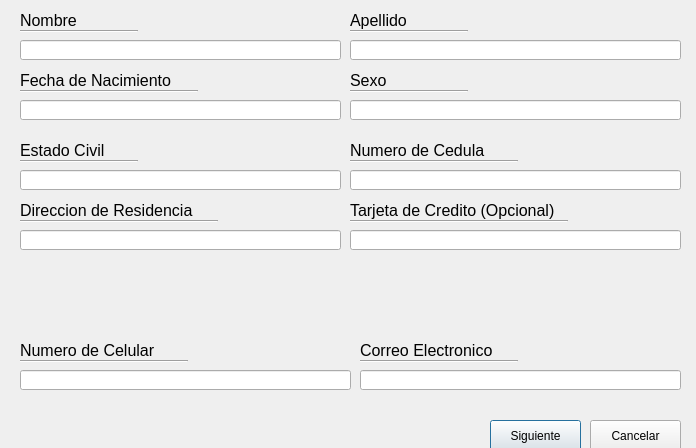
<?xml version="1.0" encoding="UTF-8"?>
<ui version="4.0">
 <class>registrarse</class>
 <widget class="QDialog" name="registrarse">
  <property name="geometry">
   <rect>
    <x>0</x>
    <y>0</y>
    <width>696</width>
    <height>448</height>
   </rect>
  </property>
  <property name="windowTitle">
   <string>Registrarse</string>
  </property>
  <property name="windowIcon">
   <iconset>
    <normaloff>../Iconos/Registrarse.png</normaloff>../Iconos/Registrarse.png</iconset>
  </property>
  <widget class="QLineEdit" name="lineEdit_1Nombre">
   <property name="geometry">
    <rect>
     <x>20</x>
     <y>40</y>
     <width>321</width>
     <height>20</height>
    </rect>
   </property>
  </widget>
  <widget class="Line" name="line_2">
   <property name="geometry">
    <rect>
     <x>350</x>
     <y>30</y>
     <width>118</width>
     <height>3</height>
    </rect>
   </property>
   <property name="orientation">
    <enum>Qt::Horizontal</enum>
   </property>
  </widget>
  <widget class="QLineEdit" name="lineEdit_9NumeroDeCelular">
   <property name="geometry">
    <rect>
     <x>20</x>
     <y>370</y>
     <width>331</width>
     <height>20</height>
    </rect>
   </property>
  </widget>
  <widget class="QLabel" name="label_6NumeroDeCedula">
   <property name="geometry">
    <rect>
     <x>350</x>
     <y>140</y>
     <width>151</width>
     <height>21</height>
    </rect>
   </property>
   <property name="font">
    <font>
     <pointsize>12</pointsize>
    </font>
   </property>
   <property name="text">
    <string>Numero de Cedula</string>
   </property>
  </widget>
  <widget class="Line" name="line_12">
   <property name="geometry">
    <rect>
     <x>450</x>
     <y>220</y>
     <width>118</width>
     <height>3</height>
    </rect>
   </property>
   <property name="orientation">
    <enum>Qt::Horizontal</enum>
   </property>
  </widget>
  <widget class="Line" name="line_15">
   <property name="geometry">
    <rect>
     <x>20</x>
     <y>360</y>
     <width>118</width>
     <height>3</height>
    </rect>
   </property>
   <property name="orientation">
    <enum>Qt::Horizontal</enum>
   </property>
  </widget>
  <widget class="Line" name="line_18">
   <property name="geometry">
    <rect>
     <x>400</x>
     <y>360</y>
     <width>118</width>
     <height>3</height>
    </rect>
   </property>
   <property name="orientation">
    <enum>Qt::Horizontal</enum>
   </property>
  </widget>
  <widget class="QLabel" name="label_7DireccionDeResidencia">
   <property name="geometry">
    <rect>
     <x>20</x>
     <y>200</y>
     <width>181</width>
     <height>21</height>
    </rect>
   </property>
   <property name="font">
    <font>
     <pointsize>12</pointsize>
    </font>
   </property>
   <property name="text">
    <string>Direccion de Residencia</string>
   </property>
  </widget>
  <widget class="Line" name="line_17">
   <property name="geometry">
    <rect>
     <x>360</x>
     <y>360</y>
     <width>118</width>
     <height>3</height>
    </rect>
   </property>
   <property name="orientation">
    <enum>Qt::Horizontal</enum>
   </property>
  </widget>
  <widget class="Line" name="line">
   <property name="geometry">
    <rect>
     <x>20</x>
     <y>30</y>
     <width>118</width>
     <height>3</height>
    </rect>
   </property>
   <property name="orientation">
    <enum>Qt::Horizontal</enum>
   </property>
  </widget>
  <widget class="QLabel" name="label_2Apellido">
   <property name="geometry">
    <rect>
     <x>350</x>
     <y>10</y>
     <width>61</width>
     <height>21</height>
    </rect>
   </property>
   <property name="font">
    <font>
     <pointsize>12</pointsize>
    </font>
   </property>
   <property name="text">
    <string>Apellido</string>
   </property>
  </widget>
  <widget class="QLabel" name="label_9NumeroDeCelular">
   <property name="geometry">
    <rect>
     <x>20</x>
     <y>340</y>
     <width>231</width>
     <height>21</height>
    </rect>
   </property>
   <property name="font">
    <font>
     <pointsize>12</pointsize>
    </font>
   </property>
   <property name="text">
    <string>Numero de Celular</string>
   </property>
  </widget>
  <widget class="QLabel" name="label_3FechaDeNacimiento">
   <property name="geometry">
    <rect>
     <x>20</x>
     <y>70</y>
     <width>151</width>
     <height>21</height>
    </rect>
   </property>
   <property name="font">
    <font>
     <pointsize>12</pointsize>
    </font>
   </property>
   <property name="text">
    <string>Fecha de Nacimiento</string>
   </property>
  </widget>
  <widget class="QLabel" name="label_1Nombre">
   <property name="geometry">
    <rect>
     <x>20</x>
     <y>10</y>
     <width>61</width>
     <height>21</height>
    </rect>
   </property>
   <property name="font">
    <font>
     <pointsize>12</pointsize>
    </font>
   </property>
   <property name="text">
    <string>Nombre</string>
   </property>
  </widget>
  <widget class="Line" name="line_6">
   <property name="geometry">
    <rect>
     <x>20</x>
     <y>160</y>
     <width>118</width>
     <height>3</height>
    </rect>
   </property>
   <property name="orientation">
    <enum>Qt::Horizontal</enum>
   </property>
  </widget>
  <widget class="QLineEdit" name="lineEdit_5EstadoCivil">
   <property name="geometry">
    <rect>
     <x>20</x>
     <y>170</y>
     <width>321</width>
     <height>20</height>
    </rect>
   </property>
  </widget>
  <widget class="QPushButton" name="pushButton_1Siguiente">
   <property name="geometry">
    <rect>
     <x>490</x>
     <y>420</y>
     <width>91</width>
     <height>31</height>
    </rect>
   </property>
   <property name="cursor">
    <cursorShape>PointingHandCursor</cursorShape>
   </property>
   <property name="text">
    <string>Siguiente</string>
   </property>
  </widget>
  <widget class="QLabel" name="label_4Sexo">
   <property name="geometry">
    <rect>
     <x>350</x>
     <y>70</y>
     <width>151</width>
     <height>21</height>
    </rect>
   </property>
   <property name="font">
    <font>
     <pointsize>12</pointsize>
    </font>
   </property>
   <property name="text">
    <string>Sexo</string>
   </property>
  </widget>
  <widget class="QLineEdit" name="lineEdit_10CorreoElectronico">
   <property name="geometry">
    <rect>
     <x>360</x>
     <y>370</y>
     <width>321</width>
     <height>20</height>
    </rect>
   </property>
  </widget>
  <widget class="QLineEdit" name="lineEdit_7DirecciondeResidencia">
   <property name="geometry">
    <rect>
     <x>20</x>
     <y>230</y>
     <width>321</width>
     <height>20</height>
    </rect>
   </property>
  </widget>
  <widget class="Line" name="line_11">
   <property name="geometry">
    <rect>
     <x>350</x>
     <y>220</y>
     <width>118</width>
     <height>3</height>
    </rect>
   </property>
   <property name="orientation">
    <enum>Qt::Horizontal</enum>
   </property>
  </widget>
  <widget class="QLineEdit" name="lineEdit_2Apellido">
   <property name="geometry">
    <rect>
     <x>350</x>
     <y>40</y>
     <width>331</width>
     <height>20</height>
    </rect>
   </property>
  </widget>
  <widget class="Line" name="line_7">
   <property name="geometry">
    <rect>
     <x>350</x>
     <y>160</y>
     <width>118</width>
     <height>3</height>
    </rect>
   </property>
   <property name="orientation">
    <enum>Qt::Horizontal</enum>
   </property>
  </widget>
  <widget class="QLineEdit" name="lineEdit_6NumeroDeCedula">
   <property name="geometry">
    <rect>
     <x>350</x>
     <y>170</y>
     <width>331</width>
     <height>20</height>
    </rect>
   </property>
  </widget>
  <widget class="QLineEdit" name="lineEdit_4Sexo">
   <property name="geometry">
    <rect>
     <x>350</x>
     <y>100</y>
     <width>331</width>
     <height>20</height>
    </rect>
   </property>
  </widget>
  <widget class="QLineEdit" name="lineEdit_8TarjetaDeCredito">
   <property name="geometry">
    <rect>
     <x>350</x>
     <y>230</y>
     <width>331</width>
     <height>20</height>
    </rect>
   </property>
  </widget>
  <widget class="Line" name="line_16">
   <property name="geometry">
    <rect>
     <x>70</x>
     <y>360</y>
     <width>118</width>
     <height>3</height>
    </rect>
   </property>
   <property name="orientation">
    <enum>Qt::Horizontal</enum>
   </property>
  </widget>
  <widget class="Line" name="line_10">
   <property name="geometry">
    <rect>
     <x>100</x>
     <y>220</y>
     <width>118</width>
     <height>3</height>
    </rect>
   </property>
   <property name="orientation">
    <enum>Qt::Horizontal</enum>
   </property>
  </widget>
  <widget class="Line" name="line_3">
   <property name="geometry">
    <rect>
     <x>20</x>
     <y>90</y>
     <width>118</width>
     <height>3</height>
    </rect>
   </property>
   <property name="orientation">
    <enum>Qt::Horizontal</enum>
   </property>
  </widget>
  <widget class="Line" name="line_9">
   <property name="geometry">
    <rect>
     <x>20</x>
     <y>220</y>
     <width>118</width>
     <height>3</height>
    </rect>
   </property>
   <property name="orientation">
    <enum>Qt::Horizontal</enum>
   </property>
  </widget>
  <widget class="Line" name="line_8">
   <property name="geometry">
    <rect>
     <x>400</x>
     <y>160</y>
     <width>118</width>
     <height>3</height>
    </rect>
   </property>
   <property name="orientation">
    <enum>Qt::Horizontal</enum>
   </property>
  </widget>
  <widget class="QLabel" name="label_8TarjetaDeCredito">
   <property name="geometry">
    <rect>
     <x>350</x>
     <y>200</y>
     <width>231</width>
     <height>21</height>
    </rect>
   </property>
   <property name="font">
    <font>
     <pointsize>12</pointsize>
    </font>
   </property>
   <property name="text">
    <string>Tarjeta de Credito (Opcional)</string>
   </property>
  </widget>
  <widget class="QPushButton" name="pushButton_2Cancelar">
   <property name="geometry">
    <rect>
     <x>590</x>
     <y>420</y>
     <width>91</width>
     <height>31</height>
    </rect>
   </property>
   <property name="cursor">
    <cursorShape>PointingHandCursor</cursorShape>
   </property>
   <property name="text">
    <string>Cancelar</string>
   </property>
  </widget>
  <widget class="Line" name="line_4">
   <property name="geometry">
    <rect>
     <x>80</x>
     <y>90</y>
     <width>118</width>
     <height>3</height>
    </rect>
   </property>
   <property name="orientation">
    <enum>Qt::Horizontal</enum>
   </property>
  </widget>
  <widget class="QLabel" name="label_5EstadoCivil">
   <property name="geometry">
    <rect>
     <x>20</x>
     <y>140</y>
     <width>151</width>
     <height>21</height>
    </rect>
   </property>
   <property name="font">
    <font>
     <pointsize>12</pointsize>
    </font>
   </property>
   <property name="text">
    <string>Estado Civil</string>
   </property>
  </widget>
  <widget class="QLineEdit" name="lineEdit_3FechaDeNacimiento">
   <property name="geometry">
    <rect>
     <x>20</x>
     <y>100</y>
     <width>321</width>
     <height>20</height>
    </rect>
   </property>
  </widget>
  <widget class="QLabel" name="label_10CorreoElectronico">
   <property name="geometry">
    <rect>
     <x>360</x>
     <y>340</y>
     <width>231</width>
     <height>21</height>
    </rect>
   </property>
   <property name="font">
    <font>
     <pointsize>12</pointsize>
    </font>
   </property>
   <property name="text">
    <string>Correo Electronico</string>
   </property>
  </widget>
  <widget class="Line" name="line_5">
   <property name="geometry">
    <rect>
     <x>350</x>
     <y>90</y>
     <width>118</width>
     <height>3</height>
    </rect>
   </property>
   <property name="orientation">
    <enum>Qt::Horizontal</enum>
   </property>
  </widget>
 </widget>
 <tabstops>
  <tabstop>lineEdit_1Nombre</tabstop>
  <tabstop>lineEdit_2Apellido</tabstop>
  <tabstop>lineEdit_3FechaDeNacimiento</tabstop>
  <tabstop>lineEdit_4Sexo</tabstop>
  <tabstop>lineEdit_5EstadoCivil</tabstop>
  <tabstop>lineEdit_6NumeroDeCedula</tabstop>
  <tabstop>lineEdit_7DirecciondeResidencia</tabstop>
  <tabstop>lineEdit_8TarjetaDeCredito</tabstop>
  <tabstop>lineEdit_9NumeroDeCelular</tabstop>
  <tabstop>lineEdit_10CorreoElectronico</tabstop>
  <tabstop>pushButton_1Siguiente</tabstop>
  <tabstop>pushButton_2Cancelar</tabstop>
 </tabstops>
 <resources/>
 <connections>
  <connection>
   <sender>pushButton_2Cancelar</sender>
   <signal>clicked()</signal>
   <receiver>registrarse</receiver>
   <slot>close()</slot>
   <hints>
    <hint type="sourcelabel">
     <x>628</x>
     <y>431</y>
    </hint>
    <hint type="destinationlabel">
     <x>610</x>
     <y>300</y>
    </hint>
   </hints>
  </connection>
  <connection>
   <sender>pushButton_1Siguiente</sender>
   <signal>clicked()</signal>
   <receiver>registrarse</receiver>
   <slot>close()</slot>
   <hints>
    <hint type="sourcelabel">
     <x>529</x>
     <y>436</y>
    </hint>
    <hint type="destinationlabel">
     <x>539</x>
     <y>286</y>
    </hint>
   </hints>
  </connection>
 </connections>
</ui>
